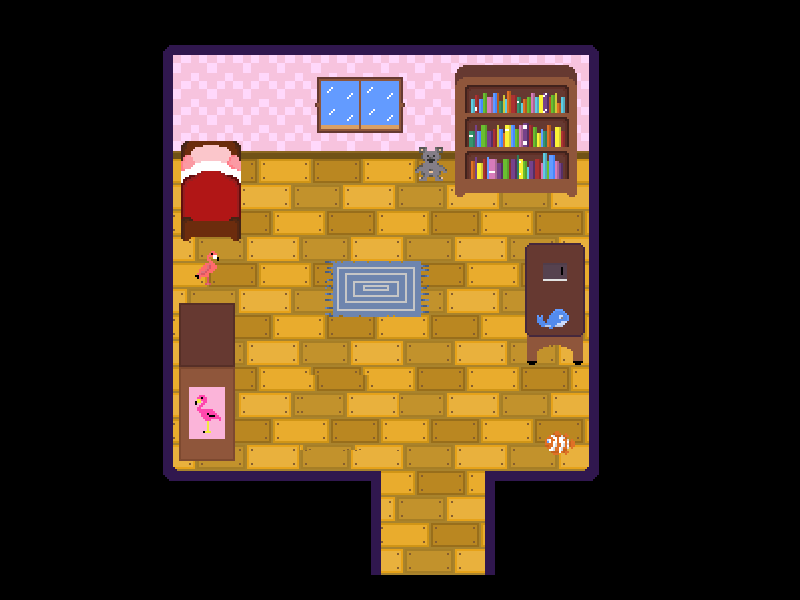

Rendered tile map (Tiled .tmx) drawn with the repository's tilesets; below, a short description and the full map source, tile grids included:
An orthogonal 8x8 tile map with 100x75 px tiles, 1 tile layer (Livello tile 1).

<map version="1.9" tiledversion="1.9.2" orientation="orthogonal" renderorder="right-down" width="8" height="8" tilewidth="100" tileheight="75" infinite="0" nextlayerid="2" nextobjectid="1">
 <editorsettings>
  <export target="../../maps/bedroom/map1.lua" format="lua" />
 </editorsettings>
 <tileset firstgid="1" name="bedroomTileset" tilewidth="100" tileheight="75" tilecount="64" columns="8">
  <image source="../../maps/bedroom/map1.png" width="800" height="600" />
 </tileset>
 <layer id="1" name="Livello tile 1" width="8" height="8">
  <data encoding="csv">
1,2,3,4,5,6,7,8,
9,10,11,12,13,14,15,15,
9,18,19,20,21,22,15,15,
9,26,27,28,29,30,15,15,
9,34,35,36,37,38,15,15,
9,42,43,45,45,46,15,15,
9,50,51,52,53,54,62,62,
9,62,62,60,61,62,62,62
</data>
 </layer>
</map>
